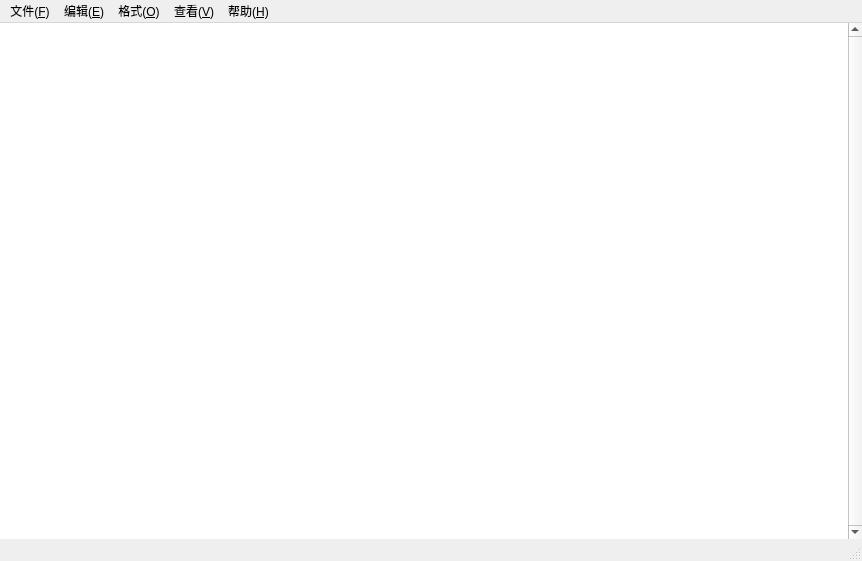
<?xml version="1.0" encoding="UTF-8"?>
<ui version="4.0">
 <class>MainWindow</class>
 <widget class="QMainWindow" name="MainWindow">
  <property name="geometry">
   <rect>
    <x>0</x>
    <y>0</y>
    <width>862</width>
    <height>561</height>
   </rect>
  </property>
  <property name="windowTitle">
   <string>无标题-记事本</string>
  </property>
  <widget class="QWidget" name="centralwidget">
   <layout class="QVBoxLayout" name="verticalLayout">
    <property name="spacing">
     <number>0</number>
    </property>
    <property name="sizeConstraint">
     <enum>QLayout::SizeConstraint::SetNoConstraint</enum>
    </property>
    <property name="leftMargin">
     <number>0</number>
    </property>
    <property name="topMargin">
     <number>0</number>
    </property>
    <property name="rightMargin">
     <number>0</number>
    </property>
    <property name="bottomMargin">
     <number>0</number>
    </property>
    <item>
     <widget class="QPlainTextEdit" name="plainTextEdit">
      <property name="sizePolicy">
       <sizepolicy hsizetype="Expanding" vsizetype="Expanding">
        <horstretch>0</horstretch>
        <verstretch>0</verstretch>
       </sizepolicy>
      </property>
      <property name="autoFillBackground">
       <bool>false</bool>
      </property>
      <property name="frameShape">
       <enum>QFrame::Shape::Panel</enum>
      </property>
      <property name="frameShadow">
       <enum>QFrame::Shadow::Raised</enum>
      </property>
      <property name="lineWidth">
       <number>0</number>
      </property>
      <property name="midLineWidth">
       <number>1</number>
      </property>
      <property name="verticalScrollBarPolicy">
       <enum>Qt::ScrollBarPolicy::ScrollBarAlwaysOn</enum>
      </property>
      <property name="horizontalScrollBarPolicy">
       <enum>Qt::ScrollBarPolicy::ScrollBarAsNeeded</enum>
      </property>
      <property name="sizeAdjustPolicy">
       <enum>QAbstractScrollArea::SizeAdjustPolicy::AdjustIgnored</enum>
      </property>
     </widget>
    </item>
   </layout>
  </widget>
  <widget class="QMenuBar" name="menubar">
   <property name="geometry">
    <rect>
     <x>0</x>
     <y>0</y>
     <width>862</width>
     <height>27</height>
    </rect>
   </property>
   <widget class="QMenu" name="menu_F">
    <property name="title">
     <string>文件(&amp;F)</string>
    </property>
    <addaction name="action_N"/>
    <addaction name="action"/>
    <addaction name="action_O"/>
    <addaction name="action_S"/>
    <addaction name="action_A"/>
    <addaction name="separator"/>
    <addaction name="action_U"/>
    <addaction name="action_P"/>
    <addaction name="separator"/>
    <addaction name="action_X"/>
   </widget>
   <widget class="QMenu" name="menu_E">
    <property name="title">
     <string>编辑(&amp;E)</string>
    </property>
    <addaction name="action_U_2"/>
    <addaction name="separator"/>
    <addaction name="action_T"/>
    <addaction name="action_C"/>
    <addaction name="action_P_2"/>
    <addaction name="action_5"/>
    <addaction name="separator"/>
    <addaction name="action_Bing"/>
    <addaction name="action_F"/>
    <addaction name="action_N_2"/>
    <addaction name="action_V"/>
    <addaction name="action_R"/>
    <addaction name="action_G"/>
    <addaction name="separator"/>
    <addaction name="action_A_2"/>
    <addaction name="action_D"/>
   </widget>
   <widget class="QMenu" name="menu_O">
    <property name="title">
     <string>格式(&amp;O)</string>
    </property>
    <addaction name="action_W"/>
    <addaction name="action_F_2"/>
   </widget>
   <widget class="QMenu" name="menu">
    <property name="title">
     <string>查看(&amp;V)</string>
    </property>
    <widget class="QMenu" name="menu_Z">
     <property name="title">
      <string>缩放(&amp;Z)</string>
     </property>
     <addaction name="action_I"/>
     <addaction name="action_O_2"/>
     <addaction name="action_2"/>
    </widget>
    <addaction name="menu_Z"/>
    <addaction name="action_S_2"/>
   </widget>
   <widget class="QMenu" name="menu_H">
    <property name="title">
     <string>帮助(&amp;H)</string>
    </property>
    <addaction name="action_H"/>
    <addaction name="action_F_3"/>
    <addaction name="separator"/>
    <addaction name="action_4"/>
   </widget>
   <addaction name="menu_F"/>
   <addaction name="menu_E"/>
   <addaction name="menu_O"/>
   <addaction name="menu"/>
   <addaction name="menu_H"/>
  </widget>
  <widget class="QStatusBar" name="statusbar">
   <property name="autoFillBackground">
    <bool>false</bool>
   </property>
  </widget>
  <action name="action_N">
   <property name="text">
    <string>新建(&amp;N)</string>
   </property>
   <property name="shortcut">
    <string>Ctrl+N</string>
   </property>
  </action>
  <action name="action">
   <property name="text">
    <string>新窗口(&amp;W)</string>
   </property>
   <property name="shortcut">
    <string>Ctrl+Shift+N</string>
   </property>
  </action>
  <action name="action_O">
   <property name="text">
    <string>打开(&amp;O)</string>
   </property>
   <property name="shortcut">
    <string>Ctrl+O</string>
   </property>
  </action>
  <action name="action_S">
   <property name="text">
    <string>保存(&amp;S)</string>
   </property>
   <property name="shortcut">
    <string>Ctrl+S</string>
   </property>
  </action>
  <action name="action_A">
   <property name="text">
    <string>另存为(A)</string>
   </property>
   <property name="shortcut">
    <string>Ctrl+Shift+S</string>
   </property>
  </action>
  <action name="action_U">
   <property name="text">
    <string>页面设置(&amp;U)</string>
   </property>
  </action>
  <action name="action_P">
   <property name="text">
    <string>打印(&amp;P)</string>
   </property>
   <property name="shortcut">
    <string>Ctrl+P</string>
   </property>
  </action>
  <action name="action_X">
   <property name="text">
    <string>退出(&amp;X)</string>
   </property>
  </action>
  <action name="action_U_2">
   <property name="enabled">
    <bool>false</bool>
   </property>
   <property name="text">
    <string>撤销(&amp;U)</string>
   </property>
   <property name="shortcut">
    <string>Ctrl+Z</string>
   </property>
  </action>
  <action name="action_T">
   <property name="enabled">
    <bool>false</bool>
   </property>
   <property name="text">
    <string>剪切(&amp;T)</string>
   </property>
   <property name="shortcut">
    <string>Ctrl+X</string>
   </property>
  </action>
  <action name="action_C">
   <property name="enabled">
    <bool>false</bool>
   </property>
   <property name="text">
    <string>复制(C)</string>
   </property>
   <property name="shortcut">
    <string>Ctrl+C</string>
   </property>
  </action>
  <action name="action_P_2">
   <property name="enabled">
    <bool>false</bool>
   </property>
   <property name="text">
    <string>粘贴(P)</string>
   </property>
   <property name="shortcut">
    <string>Ctrl+V</string>
   </property>
  </action>
  <action name="action_5">
   <property name="enabled">
    <bool>false</bool>
   </property>
   <property name="text">
    <string>删除(L)</string>
   </property>
   <property name="shortcut">
    <string>Del</string>
   </property>
  </action>
  <action name="action_Bing">
   <property name="enabled">
    <bool>false</bool>
   </property>
   <property name="text">
    <string>使用Bing搜索</string>
   </property>
   <property name="shortcut">
    <string>Ctrl+E</string>
   </property>
  </action>
  <action name="action_F">
   <property name="enabled">
    <bool>false</bool>
   </property>
   <property name="text">
    <string>查找(&amp;F)</string>
   </property>
   <property name="shortcut">
    <string>Ctrl+F</string>
   </property>
  </action>
  <action name="action_N_2">
   <property name="enabled">
    <bool>false</bool>
   </property>
   <property name="text">
    <string>查找下一个(&amp;N)</string>
   </property>
   <property name="shortcut">
    <string>F3</string>
   </property>
  </action>
  <action name="action_V">
   <property name="enabled">
    <bool>false</bool>
   </property>
   <property name="text">
    <string>查找上一个(&amp;V)</string>
   </property>
   <property name="shortcut">
    <string>Shift+F3</string>
   </property>
  </action>
  <action name="action_R">
   <property name="text">
    <string>替换(&amp;R)</string>
   </property>
   <property name="shortcut">
    <string>Ctrl+H</string>
   </property>
  </action>
  <action name="action_G">
   <property name="checkable">
    <bool>false</bool>
   </property>
   <property name="enabled">
    <bool>false</bool>
   </property>
   <property name="text">
    <string> 转到(&amp;G)</string>
   </property>
   <property name="shortcut">
    <string>Ctrl+G</string>
   </property>
  </action>
  <action name="action_A_2">
   <property name="text">
    <string>全选(&amp;A)</string>
   </property>
   <property name="shortcut">
    <string>Ctrl+A</string>
   </property>
  </action>
  <action name="action_D">
   <property name="text">
    <string>时间/日期(&amp;D)</string>
   </property>
   <property name="shortcut">
    <string>F5</string>
   </property>
  </action>
  <action name="action_W">
   <property name="checkable">
    <bool>true</bool>
   </property>
   <property name="checked">
    <bool>true</bool>
   </property>
   <property name="text">
    <string>自动换行(&amp;W)</string>
   </property>
  </action>
  <action name="action_F_2">
   <property name="text">
    <string>字体(&amp;F)</string>
   </property>
  </action>
  <action name="action_S_2">
   <property name="checkable">
    <bool>true</bool>
   </property>
   <property name="checked">
    <bool>true</bool>
   </property>
   <property name="enabled">
    <bool>true</bool>
   </property>
   <property name="text">
    <string>状态栏(&amp;S)</string>
   </property>
  </action>
  <action name="action_I">
   <property name="text">
    <string>放大(&amp;I)</string>
   </property>
   <property name="shortcut">
    <string>Ctrl+=</string>
   </property>
  </action>
  <action name="action_O_2">
   <property name="text">
    <string>缩小(&amp;O)</string>
   </property>
   <property name="shortcut">
    <string>Ctrl+-</string>
   </property>
  </action>
  <action name="action_2">
   <property name="text">
    <string>恢复默认缩放</string>
   </property>
   <property name="shortcut">
    <string>Ctrl+0</string>
   </property>
  </action>
  <action name="action_H">
   <property name="text">
    <string>查看帮助(&amp;H)</string>
   </property>
  </action>
  <action name="action_F_3">
   <property name="text">
    <string>发送反馈(&amp;F)</string>
   </property>
  </action>
  <action name="action_4">
   <property name="text">
    <string>关于记事本(&amp;A)</string>
   </property>
  </action>
 </widget>
 <resources/>
 <connections>
  <connection>
   <sender>action_S_2</sender>
   <signal>toggled(bool)</signal>
   <receiver>statusbar</receiver>
   <slot>setHidden(bool)</slot>
   <hints>
    <hint type="sourcelabel">
     <x>-1</x>
     <y>-1</y>
    </hint>
    <hint type="destinationlabel">
     <x>399</x>
     <y>587</y>
    </hint>
   </hints>
  </connection>
  <connection>
   <sender>action_S_2</sender>
   <signal>toggled(bool)</signal>
   <receiver>statusbar</receiver>
   <slot>setVisible(bool)</slot>
   <hints>
    <hint type="sourcelabel">
     <x>-1</x>
     <y>-1</y>
    </hint>
    <hint type="destinationlabel">
     <x>399</x>
     <y>587</y>
    </hint>
   </hints>
  </connection>
  <connection>
   <sender>action_X</sender>
   <signal>triggered()</signal>
   <receiver>MainWindow</receiver>
   <slot>close()</slot>
   <hints>
    <hint type="sourcelabel">
     <x>-1</x>
     <y>-1</y>
    </hint>
    <hint type="destinationlabel">
     <x>430</x>
     <y>280</y>
    </hint>
   </hints>
  </connection>
  <connection>
   <sender>action_A_2</sender>
   <signal>triggered()</signal>
   <receiver>plainTextEdit</receiver>
   <slot>selectAll()</slot>
   <hints>
    <hint type="sourcelabel">
     <x>-1</x>
     <y>-1</y>
    </hint>
    <hint type="destinationlabel">
     <x>430</x>
     <y>281</y>
    </hint>
   </hints>
  </connection>
  <connection>
   <sender>action_I</sender>
   <signal>triggered()</signal>
   <receiver>plainTextEdit</receiver>
   <slot>zoomIn()</slot>
   <hints>
    <hint type="sourcelabel">
     <x>-1</x>
     <y>-1</y>
    </hint>
    <hint type="destinationlabel">
     <x>430</x>
     <y>281</y>
    </hint>
   </hints>
  </connection>
  <connection>
   <sender>action_O_2</sender>
   <signal>triggered()</signal>
   <receiver>plainTextEdit</receiver>
   <slot>zoomOut()</slot>
   <hints>
    <hint type="sourcelabel">
     <x>-1</x>
     <y>-1</y>
    </hint>
    <hint type="destinationlabel">
     <x>430</x>
     <y>281</y>
    </hint>
   </hints>
  </connection>
  <connection>
   <sender>action_U_2</sender>
   <signal>triggered()</signal>
   <receiver>plainTextEdit</receiver>
   <slot>undo()</slot>
   <hints>
    <hint type="sourcelabel">
     <x>-1</x>
     <y>-1</y>
    </hint>
    <hint type="destinationlabel">
     <x>430</x>
     <y>281</y>
    </hint>
   </hints>
  </connection>
  <connection>
   <sender>action_T</sender>
   <signal>triggered()</signal>
   <receiver>plainTextEdit</receiver>
   <slot>cut()</slot>
   <hints>
    <hint type="sourcelabel">
     <x>-1</x>
     <y>-1</y>
    </hint>
    <hint type="destinationlabel">
     <x>430</x>
     <y>281</y>
    </hint>
   </hints>
  </connection>
  <connection>
   <sender>action_P_2</sender>
   <signal>triggered()</signal>
   <receiver>plainTextEdit</receiver>
   <slot>paste()</slot>
   <hints>
    <hint type="sourcelabel">
     <x>-1</x>
     <y>-1</y>
    </hint>
    <hint type="destinationlabel">
     <x>430</x>
     <y>281</y>
    </hint>
   </hints>
  </connection>
  <connection>
   <sender>action_5</sender>
   <signal>triggered()</signal>
   <receiver>plainTextEdit</receiver>
   <slot>clear()</slot>
   <hints>
    <hint type="sourcelabel">
     <x>-1</x>
     <y>-1</y>
    </hint>
    <hint type="destinationlabel">
     <x>430</x>
     <y>281</y>
    </hint>
   </hints>
  </connection>
  <connection>
   <sender>plainTextEdit</sender>
   <signal>copyAvailable(bool)</signal>
   <receiver>action_U_2</receiver>
   <slot>setEnabled(bool)</slot>
   <hints>
    <hint type="sourcelabel">
     <x>430</x>
     <y>281</y>
    </hint>
    <hint type="destinationlabel">
     <x>-1</x>
     <y>-1</y>
    </hint>
   </hints>
  </connection>
  <connection>
   <sender>plainTextEdit</sender>
   <signal>copyAvailable(bool)</signal>
   <receiver>action_P_2</receiver>
   <slot>resetEnabled()</slot>
   <hints>
    <hint type="sourcelabel">
     <x>430</x>
     <y>281</y>
    </hint>
    <hint type="destinationlabel">
     <x>-1</x>
     <y>-1</y>
    </hint>
   </hints>
  </connection>
  <connection>
   <sender>plainTextEdit</sender>
   <signal>copyAvailable(bool)</signal>
   <receiver>action_T</receiver>
   <slot>setEnabled(bool)</slot>
   <hints>
    <hint type="sourcelabel">
     <x>430</x>
     <y>281</y>
    </hint>
    <hint type="destinationlabel">
     <x>-1</x>
     <y>-1</y>
    </hint>
   </hints>
  </connection>
  <connection>
   <sender>plainTextEdit</sender>
   <signal>copyAvailable(bool)</signal>
   <receiver>action_5</receiver>
   <slot>setEnabled(bool)</slot>
   <hints>
    <hint type="sourcelabel">
     <x>430</x>
     <y>281</y>
    </hint>
    <hint type="destinationlabel">
     <x>-1</x>
     <y>-1</y>
    </hint>
   </hints>
  </connection>
  <connection>
   <sender>plainTextEdit</sender>
   <signal>copyAvailable(bool)</signal>
   <receiver>action_F</receiver>
   <slot>setEnabled(bool)</slot>
   <hints>
    <hint type="sourcelabel">
     <x>430</x>
     <y>281</y>
    </hint>
    <hint type="destinationlabel">
     <x>-1</x>
     <y>-1</y>
    </hint>
   </hints>
  </connection>
  <connection>
   <sender>plainTextEdit</sender>
   <signal>copyAvailable(bool)</signal>
   <receiver>action_V</receiver>
   <slot>setEnabled(bool)</slot>
   <hints>
    <hint type="sourcelabel">
     <x>430</x>
     <y>281</y>
    </hint>
    <hint type="destinationlabel">
     <x>-1</x>
     <y>-1</y>
    </hint>
   </hints>
  </connection>
  <connection>
   <sender>plainTextEdit</sender>
   <signal>copyAvailable(bool)</signal>
   <receiver>action_N_2</receiver>
   <slot>setEnabled(bool)</slot>
   <hints>
    <hint type="sourcelabel">
     <x>430</x>
     <y>281</y>
    </hint>
    <hint type="destinationlabel">
     <x>-1</x>
     <y>-1</y>
    </hint>
   </hints>
  </connection>
  <connection>
   <sender>plainTextEdit</sender>
   <signal>copyAvailable(bool)</signal>
   <receiver>action_Bing</receiver>
   <slot>setEnabled(bool)</slot>
   <hints>
    <hint type="sourcelabel">
     <x>430</x>
     <y>281</y>
    </hint>
    <hint type="destinationlabel">
     <x>-1</x>
     <y>-1</y>
    </hint>
   </hints>
  </connection>
  <connection>
   <sender>plainTextEdit</sender>
   <signal>copyAvailable(bool)</signal>
   <receiver>action_C</receiver>
   <slot>setEnabled(bool)</slot>
   <hints>
    <hint type="sourcelabel">
     <x>430</x>
     <y>281</y>
    </hint>
    <hint type="destinationlabel">
     <x>-1</x>
     <y>-1</y>
    </hint>
   </hints>
  </connection>
 </connections>
</ui>
